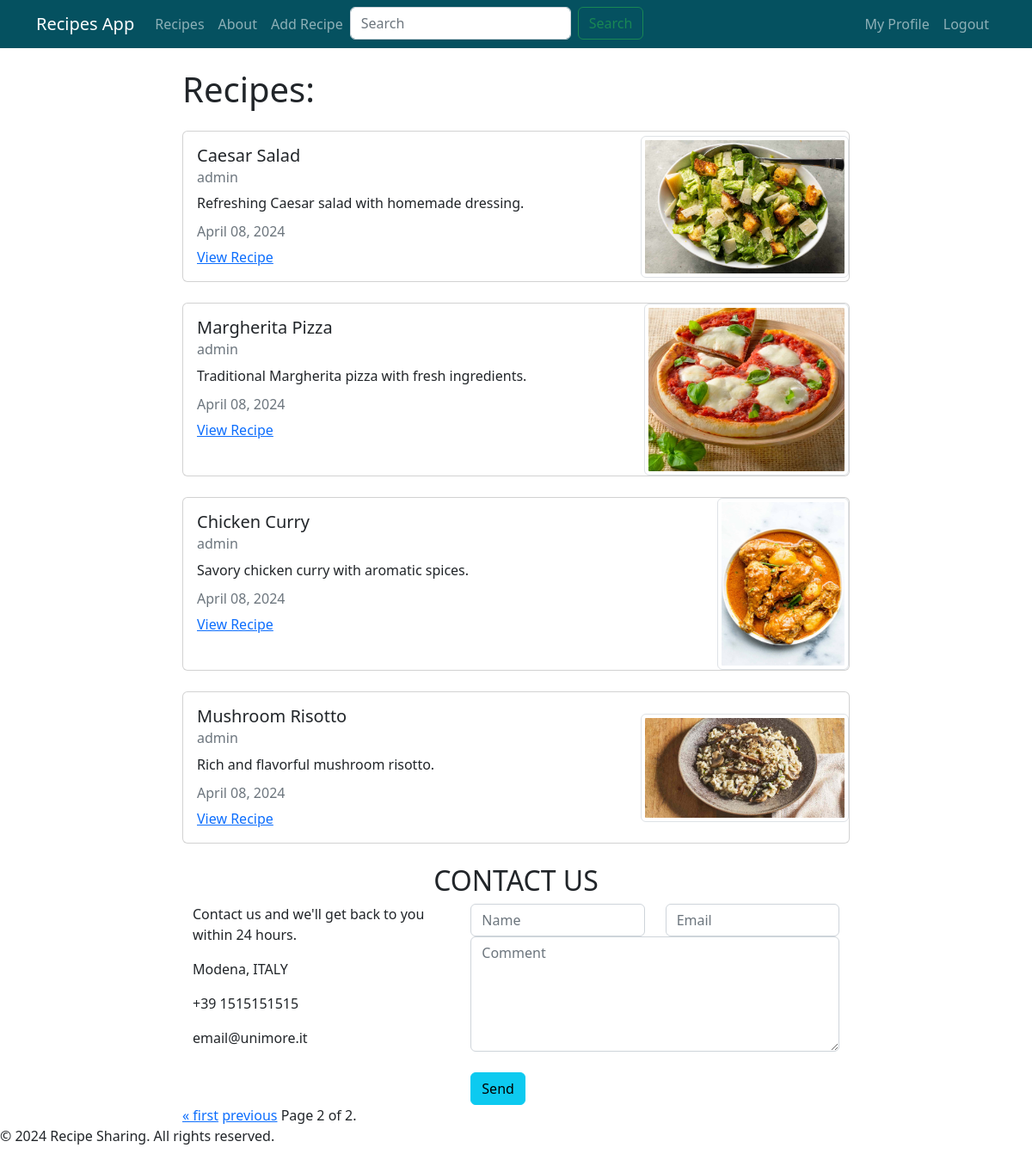
Page /?page=2 (signed in) on the committed database.
### recipe/models.py (models this page shows, shortened)
class Recipe(models.Model):
  title = models.CharField(max_length=100)
  description = models.TextField()
  short_description = models.CharField(max_length=200,default='')
  author = models.ForeignKey(User, on_delete=models.CASCADE)
  image = models.ImageField(upload_to='recipe_images/', validators=[FileExtensionValidator(['jpg', 'jpeg', 'png'])], null=True, blank=False)
  created_at = models.DateTimeField(auto_now_add=True)
  updated_at = models.DateTimeField(auto_now=True)

### recipe/views.py (the view)
# urls.py: path('',views.RecipeListView.as_view(), name="homepage"),
class RecipeListView(ListView):
    model = Recipe
    template_name = 'home.html'
    context_object_name = 'recipes'
    paginate_by = 5
    def get_queryset(self):
        return Recipe.objects.all().order_by('-updated_at')
    def get_context_data(self, **kwargs):
        context = super().get_context_data(**kwargs)
        recipe_list = self.get_queryset()
        paginator = Paginator(recipe_list, self.paginate_by)
        page = self.request.GET.get('page')
        try:
            recipes = paginator.page(page)
        except PageNotAnInteger:
            recipes = paginator.page(1)
        except EmptyPage:
            recipes = paginator.page(paginator.num_pages)
        context['recipes'] = recipes
        return context

### templates/home.html (shortened to what this page needs)
{% extends 'base.html' %}
{% block content %}
<h1>Recipes:</h1>
{% for recipe in recipes %}
<div class="card my-4">
  <div class="row">
    <div class="col-md-8">
      <div class="card-body">
        <h5 class="card-title">{{ recipe.title }}</h5>
        <h6 class="card-subtitle mb-2 text-muted">{{ recipe.author }}</h6>
        <p class="card-text">{{ recipe.short_description }}</p>
        <h6 class="card-subtitle mb-2 text-muted">
          {{ recipe.updated_at|date:"F d, Y" }}
        </h6>
        <a href="{% url 'detail' recipe.pk %}" class="card-link">View Recipe</a>
      </div>
    </div>
    <div class="col-md-4 d-flex justify-content-end align-items-center">
      <img src="{{ recipe.image.url }}" class="img-thumbnail rounded-start" alt="{{ recipe.title }}" style="max-height: 200px;">
    </div>
  </div>
</div>
{% endfor %}
<div id="contact" class="container-fluid bg-grey">
    <h2 class="text-center">CONTACT US</h2>
    <div class="row">
      <div class="col-sm-5">
        <p>Contact us and we'll get back to you within 24 hours.</p>
        <p> Modena, ITALY</p>
        <p> +39 1515151515</p>
        <p> email@unimore.it</p>
      </div>
      <div class="col-sm-7 slideanim">
        <div class="row">
          <div class="col-sm-6 form-group">
            <input class="form-control" id="name" name="name" placeholder="Name" type="text" required>
          </div>
          <div class="col-sm-6 form-group">
            <input class="form-control" id="email" name="email" placeholder="Email" type="email" required>
          </div>
        </div>
        <textarea class="form-control" id="comments" name="comments" placeholder="Comment" rows="5"></textarea><br>
        <div class="row">
          <div class="col-sm-12 form-group">
            <button class="btn btn-info pull-right" type="submit" >Send</button>
          </div>
        </div>
      </div>
    </div>
  </div>
<div class="pagination">
  <span class="step-links">
    {% if recipes.has_previous %}
      <a href="?page=1">&laquo; first</a>
      <a href="?page={{ recipes.previous_page_number }}">previous</a>
    {% endif %}
    <span class="current">
      Page {{ recipes.number }} of {{ recipes.paginator.num_pages }}.
    </span>
  </span>
</div>
{% endblock content %}

### static/css/styles.css (style rules this page uses)
.card-text { white-space: pre-wrap; }

### rows in the picture
Recipe: title "Caesar Salad", author "admin", short_description "Refreshing Caesar salad with homemade dressing.", updated_at "April 08, 2024", image (picture)
Recipe: title "Margherita Pizza", author "admin", short_description "Traditional Margherita pizza with fresh ingredients.", updated_at "April 08, 2024", image (picture)
Recipe: title "Chicken Curry", author "admin", short_description "Savory chicken curry with aromatic spices.", updated_at "April 08, 2024", image (picture)
Recipe: title "Mushroom Risotto", author "admin", short_description "Rich and flavorful mushroom risotto.", updated_at "April 08, 2024", image (picture)

### other values in the picture
{{ recipes.number }} "2"
{{ recipes.paginator.num_pages }} "2"
